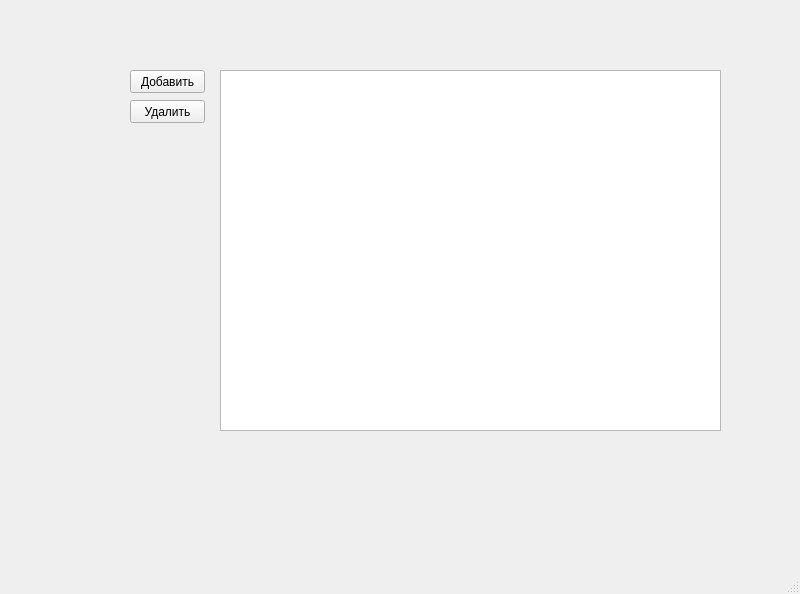
<?xml version="1.0" encoding="UTF-8"?>
<ui version="4.0">
 <class>MainWindow</class>
 <widget class="QMainWindow" name="MainWindow">
  <property name="geometry">
   <rect>
    <x>0</x>
    <y>0</y>
    <width>800</width>
    <height>594</height>
   </rect>
  </property>
  <property name="windowTitle">
   <string>MainWindow</string>
  </property>
  <widget class="QWidget" name="centralwidget">
   <widget class="QTableWidget" name="tableWidget">
    <property name="geometry">
     <rect>
      <x>220</x>
      <y>70</y>
      <width>501</width>
      <height>361</height>
     </rect>
    </property>
   </widget>
   <widget class="QPushButton" name="add_button">
    <property name="geometry">
     <rect>
      <x>130</x>
      <y>70</y>
      <width>75</width>
      <height>23</height>
     </rect>
    </property>
    <property name="text">
     <string>Добавить</string>
    </property>
   </widget>
   <widget class="QPushButton" name="delete_button">
    <property name="geometry">
     <rect>
      <x>130</x>
      <y>100</y>
      <width>75</width>
      <height>23</height>
     </rect>
    </property>
    <property name="text">
     <string>Удалить</string>
    </property>
   </widget>
  </widget>
  <widget class="QMenuBar" name="menubar">
   <property name="geometry">
    <rect>
     <x>0</x>
     <y>0</y>
     <width>800</width>
     <height>21</height>
    </rect>
   </property>
  </widget>
  <widget class="QStatusBar" name="statusbar"/>
 </widget>
 <resources/>
 <connections/>
</ui>
